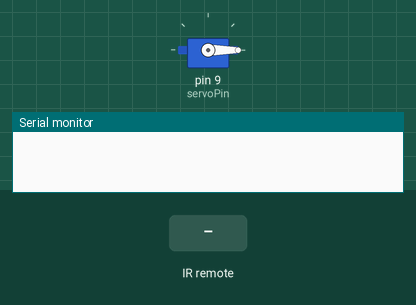
A sketch run on a simulated Arduino Uno, built with avr-gcc and run on an emulated ATmega328P. On the bench: servo, the last lines printed to the serial monitor. Inputs (shaded band) come from the test bench.

Above: at 1.2 s.
1.3 s: infrared code 0xBF40FF00 received
At 1.77 s:
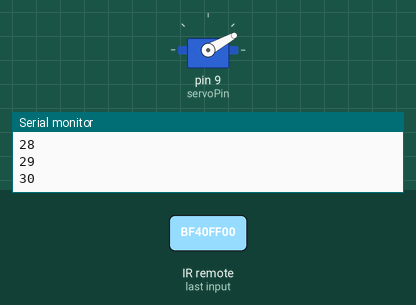
At 4.7 s:
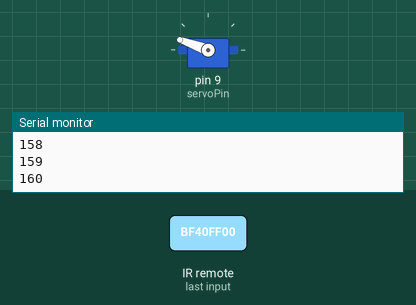
Timing chart, 0 to 6.2 s (numbered marks = the images above; inputs shaded):
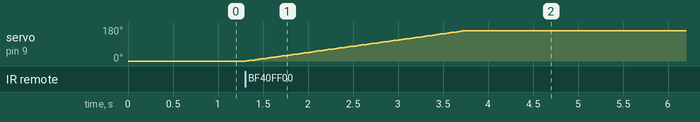

The sketch:

AutostopperProject.ino
```cpp
#include <Servo.h>
#include <IRremote.h>

Servo Servo1;
IRrecv IR(3);

int servoPin = 9;
int potPin= A0;
bool turn = true;

void setup() {
  Servo1.attach(servoPin);
  IR.enableIRIn();
  Serial.begin(9600);
  Servo1.write(0);
}

void loop() {
  if(IR.decode()){
    if (IR.decodedIRData.decodedRawData != 0){
      Serial.println(IR.decodedIRData.decodedRawData, HEX);
    }

    if(IR.decodedIRData.decodedRawData == 0xBF40FF00){
      lockPin();
    }

    delay(100);
    IR.resume();
  }
}

void lockPin(){
  if (turn == true){
    forward();
    turn = !turn;
  }else if (turn == false) {
    backward();
    turn = !turn;
  }
}

void forward(){
  for (int pos = 0; pos <= 160; pos += 1) { // goes from 0 degrees to 180 degrees
    // in steps of 1 degree
    Servo1.write(pos);              // tell servo to go to position in variable 'pos'
    Serial.println(String(pos));
    delay(15);                       // waits 15ms for the servo to reach the position
  }
}

void backward(){
  for (int pos = 160; pos >= 0; pos -= 1) { // goes from 180 degrees to 0 degrees
    Servo1.write(pos);              // tell servo to go to position in variable 'pos'
    Serial.println(String(pos));
    delay(15);                       // waits 15ms for the servo to reach the position
  }
}
```

Measured:
- after the input at 1.3 s, servo on pin 9 (servoPin): moves from 0° to 160° over 2.4 s, starting at once
